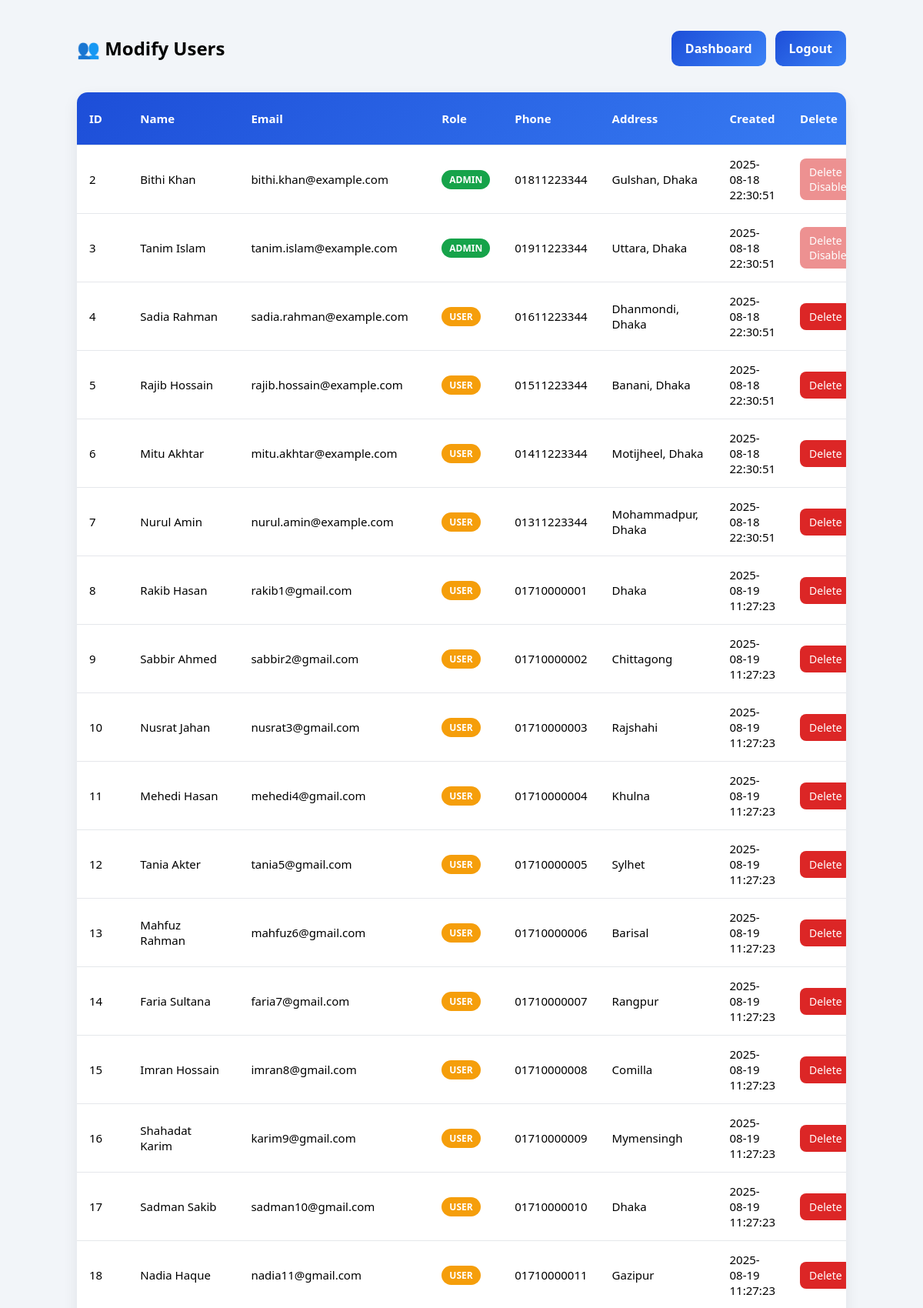
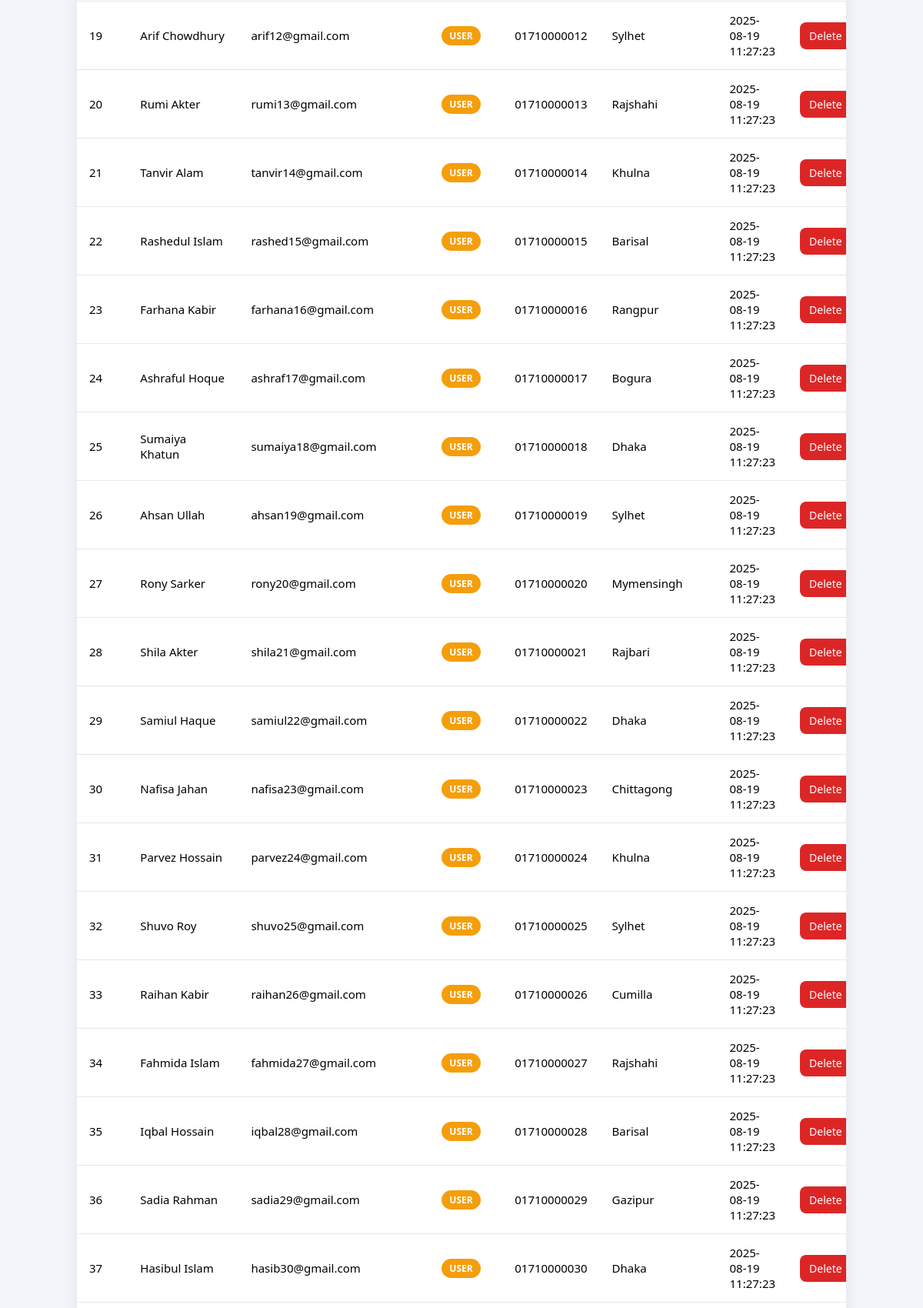
The page /admin/userManage.php (signed in, upper part) on the database its author committed (2 pictures, top to bottom).
### tables this page shows
CREATE TABLE `customers` (
  `customer_id` int(11) NOT NULL,
  `customer_name` varchar(255) NOT NULL,
  `email` varchar(255) DEFAULT NULL,
  `password` varchar(255) NOT NULL,
  `role` enum('admin','user') NOT NULL DEFAULT 'user',
  `phone_number` varchar(20) DEFAULT NULL,
  `address` text DEFAULT NULL,
  `created_at` timestamp NOT NULL DEFAULT current_timestamp(),
  `deleted` enum('0','1') NOT NULL DEFAULT '0'
);

### admin/userManage.php (the view, shortened to what this page needs)
<?php
require_once "../config/db.php";
$stmt = $conn->prepare("SELECT * FROM customers WHERE deleted='0' ORDER BY customer_id ASC");
$stmt->execute();
$result = $stmt->get_result();
?>
<!DOCTYPE html>
<html>
<head>
  <link rel="stylesheet" href="../assets/style.css">
</head>
<body>
<div class="container">
  <div class="header-row">
    <h2>👥 Modify Users</h2>
    <div class="nav">
      <a class="btn" href="dashboard.php">Dashboard</a>
      <a class="btn" href="../auth/logout.php">Logout</a>
    </div>
  </div>
  <div class="table-wrap">
    <table>
      <thead>
        <tr>
          <th>ID</th>
          <th>Name</th>
          <th>Email</th>
          <th>Role</th>
          <th>Phone</th>
          <th>Address</th>
          <th>Created</th>
          <th>Delete</th>
        </tr>
      </thead>
      <tbody>
        <?php if ($result->num_rows > 0): ?>
          <?php while($row = $result->fetch_assoc()): ?>
            <?php $isAdmin = ($row["role"] === "admin"); ?>
            <tr>
              <td><?= $row["customer_id"] ?></td>
              <td><?= htmlspecialchars($row["customer_name"]) ?></td>
              <td><?= htmlspecialchars($row["email"]) ?></td>
              <td>
                <?php if ($isAdmin): ?>
                  <span class="badge badge-admin">ADMIN</span>
                <?php else: ?>
                  <span class="badge badge-user">USER</span>
                <?php endif; ?>
              </td>
              <td><?= htmlspecialchars($row["phone_number"]) ?></td>
              <td><?= htmlspecialchars($row["address"]) ?></td>
              <td><?= htmlspecialchars($row["created_at"]) ?></td>
              <td>
                <?php if ($isAdmin): ?>
                  <span class="btn-danger btn-disabled">Delete Disabled</span>
                <?php else: ?>
                  <a class="btn-danger"
                     href="deleteUser.php?id=<?= $row["customer_id"] ?>"
                     onclick="return confirm('Soft delete this user?');">
                     Delete
                  </a>
                <?php endif; ?>
              </td>
            </tr>
          <?php endwhile; ?>
        <?php endif; ?>
      </tbody>
    </table>
  </div>
</div>
</body>
</html>

### assets/style.css (style rules this page uses)
body { font-family: system-ui, sans-serif; background: #f2f5f9; margin: 0; padding: 0; }
.container { width: min(100% - 2rem, 1000px); margin: 40px auto; }
h1, h2 { margin-top: 0; }
button, .btn { display: inline-block; background: linear-gradient(135deg, #1d4ed8, #3b82f6); color: white; border: none; padding: 12px 18px; border-radius: 10px; cursor: pointer; font-weight: 600; text-decoration: none; }
.nav { display: flex; gap: 12px; margin-bottom: 18px; }

### admin/userManage.php (style rules this page uses)
.table-wrap { overflow-x: auto; border-radius: 14px; box-shadow: 0 8px 20px rgba(0,0,0,.08); background: white; }
table { width: 100%; border-collapse: collapse; min-width: 900px; }
thead { background: linear-gradient(135deg, #1d4ed8, #3b82f6); color: white; }
th, td { padding: 14px 16px; text-align: left; border-bottom: 1px solid #e5e7eb; font-size: 15px; vertical-align: middle; }
.badge { padding: 4px 10px; border-radius: 999px; font-size: 12px; font-weight: 700; display: inline-block; }
.badge-admin { background:#16a34a; color:white; }
.badge-user { background:#f59e0b; color:white; }
.btn-danger { background: #dc2626; color:white; padding: 8px 12px; border-radius: 8px; font-size: 14px; text-decoration:none; display:inline-block; }
.btn-disabled { opacity: .5; pointer-events: none; cursor: not-allowed; }
.header-row { display:flex; justify-content:space-between; align-items:center; flex-wrap:wrap; gap:12px; margin-bottom:16px; }

### rows shown on the page
customers: customer_id "2", customer_name "Bithi Khan", email "bithi.khan@example.com", role "ADMIN", phone_number "01811223344", address "Gulshan, Dhaka", created_at "2025-08-18 22:30:51"
customers: customer_id "3", customer_name "Tanim Islam", email "tanim.islam@example.com", role "ADMIN", phone_number "01911223344", address "Uttara, Dhaka", created_at "2025-08-18 22:30:51"
customers: customer_id "4", customer_name "Sadia Rahman", email "sadia.rahman@example.com", role "USER", phone_number "01611223344", address "Dhanmondi, Dhaka", created_at "2025-08-18 22:30:51"
customers: customer_id "5", customer_name "Rajib Hossain", email "rajib.hossain@example.com", role "USER", phone_number "01511223344", address "Banani, Dhaka", created_at "2025-08-18 22:30:51"
customers: customer_id "6", customer_name "Mitu Akhtar", email "mitu.akhtar@example.com", role "USER", phone_number "01411223344", address "Motijheel, Dhaka", created_at "2025-08-18 22:30:51"
customers: customer_id "7", customer_name "Nurul Amin", email "nurul.amin@example.com", role "USER", phone_number "01311223344", address "Mohammadpur, Dhaka", created_at "2025-08-18 22:30:51"
customers: customer_id "8", customer_name "Rakib Hasan", email "rakib1@gmail.com", role "USER", phone_number "01710000001", address "Dhaka", created_at "2025-08-19 11:27:23"
customers: customer_id "9", customer_name "Sabbir Ahmed", email "sabbir2@gmail.com", role "USER", phone_number "01710000002", address "Chittagong", created_at "2025-08-19 11:27:23"
customers: customer_id "10", customer_name "Nusrat Jahan", email "nusrat3@gmail.com", role "USER", phone_number "01710000003", address "Rajshahi", created_at "2025-08-19 11:27:23"
customers: customer_id "11", customer_name "Mehedi Hasan", email "mehedi4@gmail.com", role "USER", phone_number "01710000004", address "Khulna", created_at "2025-08-19 11:27:23"
customers: customer_id "12", customer_name "Tania Akter", email "tania5@gmail.com", role "USER", phone_number "01710000005", address "Sylhet", created_at "2025-08-19 11:27:23"
customers: customer_id "13", customer_name "Mahfuz Rahman", email "mahfuz6@gmail.com", role "USER", phone_number "01710000006", address "Barisal", created_at "2025-08-19 11:27:23"
customers: customer_id "14", customer_name "Faria Sultana", email "faria7@gmail.com", role "USER", phone_number "01710000007", address "Rangpur", created_at "2025-08-19 11:27:23"
customers: customer_id "15", customer_name "Imran Hossain", email "imran8@gmail.com", role "USER", phone_number "01710000008", address "Comilla", created_at "2025-08-19 11:27:23"
customers: customer_id "16", customer_name "Shahadat Karim", email "karim9@gmail.com", role "USER", phone_number "01710000009", address "Mymensingh", created_at "2025-08-19 11:27:23"
customers: customer_id "17", customer_name "Sadman Sakib", email "sadman10@gmail.com", role "USER", phone_number "01710000010", address "Dhaka", created_at "2025-08-19 11:27:23"
customers: customer_id "18", customer_name "Nadia Haque", email "nadia11@gmail.com", role "USER", phone_number "01710000011", address "Gazipur", created_at "2025-08-19 11:27:23"
customers: customer_id "19", customer_name "Arif Chowdhury", email "arif12@gmail.com", role "USER", phone_number "01710000012", address "Sylhet", created_at "2025-08-19 11:27:23"
customers: customer_id "20", customer_name "Rumi Akter", email "rumi13@gmail.com", role "USER", phone_number "01710000013", address "Rajshahi", created_at "2025-08-19 11:27:23"
customers: customer_id "21", customer_name "Tanvir Alam", email "tanvir14@gmail.com", role "USER", phone_number "01710000014", address "Khulna", created_at "2025-08-19 11:27:23"
customers: customer_id "22", customer_name "Rashedul Islam", email "rashed15@gmail.com", role "USER", phone_number "01710000015", address "Barisal", created_at "2025-08-19 11:27:23"
customers: customer_id "23", customer_name "Farhana Kabir", email "farhana16@gmail.com", role "USER", phone_number "01710000016", address "Rangpur", created_at "2025-08-19 11:27:23"
customers: customer_id "24", customer_name "Ashraful Hoque", email "ashraf17@gmail.com", role "USER", phone_number "01710000017", address "Bogura", created_at "2025-08-19 11:27:23"
customers: customer_id "25", customer_name "Sumaiya Khatun", email "sumaiya18@gmail.com", role "USER", phone_number "01710000018", address "Dhaka", created_at "2025-08-19 11:27:23"
customers: customer_id "26", customer_name "Ahsan Ullah", email "ahsan19@gmail.com", role "USER", phone_number "01710000019", address "Sylhet", created_at "2025-08-19 11:27:23"
customers: customer_id "27", customer_name "Rony Sarker", email "rony20@gmail.com", role "USER", phone_number "01710000020", address "Mymensingh", created_at "2025-08-19 11:27:23"
customers: customer_id "28", customer_name "Shila Akter", email "shila21@gmail.com", role "USER", phone_number "01710000021", address "Rajbari", created_at "2025-08-19 11:27:23"
customers: customer_id "29", customer_name "Samiul Haque", email "samiul22@gmail.com", role "USER", phone_number "01710000022", address "Dhaka", created_at "2025-08-19 11:27:23"
customers: customer_id "30", customer_name "Nafisa Jahan", email "nafisa23@gmail.com", role "USER", phone_number "01710000023", address "Chittagong", created_at "2025-08-19 11:27:23"
customers: customer_id "31", customer_name "Parvez Hossain", email "parvez24@gmail.com", role "USER", phone_number "01710000024", address "Khulna", created_at "2025-08-19 11:27:23"
customers: customer_id "32", customer_name "Shuvo Roy", email "shuvo25@gmail.com", role "USER", phone_number "01710000025", address "Sylhet", created_at "2025-08-19 11:27:23"
customers: customer_id "33", customer_name "Raihan Kabir", email "raihan26@gmail.com", role "USER", phone_number "01710000026", address "Cumilla", created_at "2025-08-19 11:27:23"
customers: customer_id "34", customer_name "Fahmida Islam", email "fahmida27@gmail.com", role "USER", phone_number "01710000027", address "Rajshahi", created_at "2025-08-19 11:27:23"
customers: customer_id "35", customer_name "Iqbal Hossain", email "iqbal28@gmail.com", role "USER", phone_number "01710000028", address "Barisal", created_at "2025-08-19 11:27:23"
customers: customer_id "36", customer_name "Sadia Rahman", email "sadia29@gmail.com", role "USER", phone_number "01710000029", address "Gazipur", created_at "2025-08-19 11:27:23"
customers: customer_id "37", customer_name "Hasibul Islam", email "hasib30@gmail.com", role "USER", phone_number "01710000030", address "Dhaka", created_at "2025-08-19 11:27:23"
